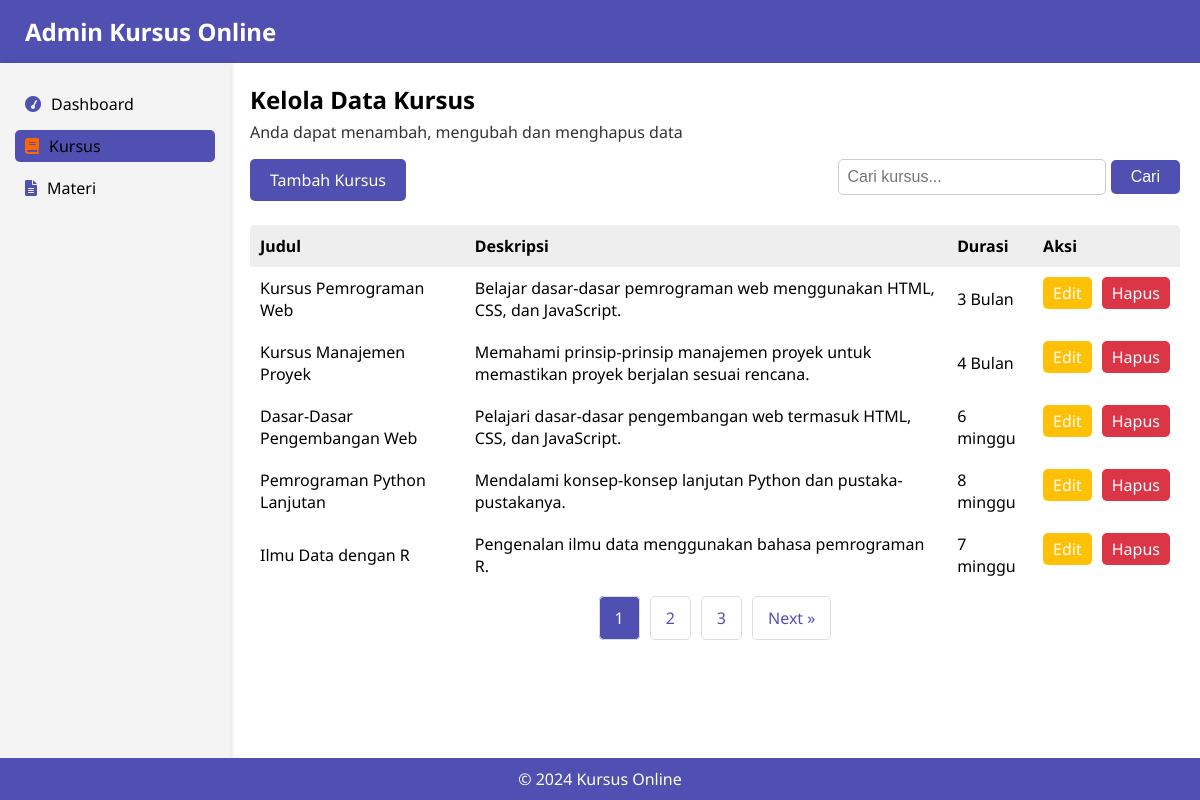
The app's page /kursus.php with its own data.
### tables this page shows
CREATE TABLE `courses` (
  `id` int(11) NOT NULL,
  `title` varchar(255) NOT NULL,
  `description` text NOT NULL,
  `duration` varchar(50) NOT NULL
);

### kursus.php (the view, shortened to what this page needs)
<?php
require "Database/database.php";
$perPage = 5;
$currentPage = isset($_GET['page']) ? (int)$_GET['page'] : 1;
$offset = ($currentPage - 1) * $perPage;
$search = isset($_GET['search']) ? $_GET['search'] : '';
$queryTotalCourses = "SELECT COUNT(*) AS total FROM courses WHERE title LIKE '%$search%'";
$resultTotalCourses = mysqli_query($conn, $queryTotalCourses);
$totalCourses = mysqli_fetch_assoc($resultTotalCourses)['total'];
$totalPages = ceil($totalCourses / $perPage);
$queryAllCourses = "SELECT * FROM courses WHERE title LIKE '%$search%' LIMIT $perPage OFFSET $offset";
$resultAllCourses = mysqli_query($conn, $queryAllCourses);
?>
<!DOCTYPE html>
<html lang="en">
<head>
    <link rel="stylesheet" href="style.css">
    <link rel="stylesheet" href="https://cdnjs.cloudflare.com/ajax/libs/font-awesome/6.0.0-beta3/css/all.min.css">
</head>
<body>
    <header>
        <h1>Admin Kursus Online</h1>
    </header>
    <div style="display: flex; flex: 1;">
        <?php include 'sidebar.php'; ?>
        <div class="content">
            <h2>Kelola Data Kursus</h2>
            <p>Anda dapat menambah, mengubah dan menghapus data</p>
            <div class="top-container">
    <div class="button-container">
        <a href="tambahkursus.php">Tambah Kursus</a>
    </div>
    <div class="search-container">
        <form action="" method="GET">
            <input type="text" name="search" placeholder="Cari kursus..." value="<?php echo htmlspecialchars($search); ?>">
            <button type="submit">Cari</button>
        </form>
    </div>
</div>
    <?php if (mysqli_num_rows($resultAllCourses) > 0): ?>
        <table>
            <thead>
                <tr>
                    <th>Judul</th>
                    <th>Deskripsi</th>
                    <th>Durasi</th>
                    <th>Aksi</th>
                </tr>
            </thead>
            <tbody>
                <?php while ($course = mysqli_fetch_assoc($resultAllCourses)): ?>
                    <tr>
                        <td><?php echo htmlspecialchars($course['title']); ?></td>
                        <td><?php echo htmlspecialchars($course['description']); ?></td>
                        <td><?php echo htmlspecialchars($course['duration']); ?></td>
                        <td class="action-buttons">
                            <a href="editkursus.php?id=<?php echo $course['id']; ?>">Edit</a>
                            <a href="#" class="delete" onclick="openConfirmModal('hapus-kursus.php?id=<?php echo $course['id']; ?>')">Hapus</a>
                        </td>
                    </tr>
                <?php endwhile; ?>
            </tbody>
        </table>
    <?php else: ?>
        <p class="no-data">Tidak ada data kursus yang tersedia.</p>
    <?php endif; ?>
<ul class="pagination">
                <?php for ($i = 1; $i <= $totalPages; $i++): ?>
                    <li><a href="?page=<?php echo $i; ?>" class="<?php echo $i == $currentPage ? 'active' : ''; ?>"><?php echo $i; ?></a></li>
                <?php endfor; ?>
                <?php if ($currentPage < $totalPages): ?>
                    <li><a href="?page=<?php echo $currentPage + 1; ?>">Next &raquo;</a></li>
                <?php endif; ?>
            </ul>
</div>
        </div>
    <footer>
        &copy; 2024 Kursus Online
    </footer>
</body>
</html>

### style.css (style rules this page uses)
body { font-family: 'Noto Sans', sans-serif; margin: 0; padding: 0; display: flex; flex-direction: column; height: 100vh; }
header { background-color: #5050B2; color: white; padding: 15px; display: flex; width: auto; align-items: center; }
header h1 { margin: 0 10px; font-size: 24px; font-weight: 20px; color: #FFFFFF; }
.content { flex: 1; padding: 20px; }
footer { background-color: #5050B2; color: white; text-align: center; padding: 10px; display: fixed; }
table { width: 100%; border-collapse: collapse; margin-top: 0; border-radius: 45px; }
th, td { padding: 10px; text-align: left; }
th { background-color: #EEEEEE; white-space: nowrap; }
.button-container { margin-bottom: 10px; }
.button-container a { background-color: #5050B2; font-size: 14px; color: white; padding: 10px 20px; border-radius: 5px; text-decoration: none; }
.action-buttons { display: flex; gap: 10px; }
.action-buttons a { background-color: #FFC107; color: white; padding: 5px 10px; border-radius: 5px; text-decoration: none; }
.action-buttons a.delete { background-color: #dc3545; }
.pagination { display: flex; justify-content: center; margin-top: 20px; list-style: none; padding: 0; }
.pagination li { margin: 0 5px; }
.pagination li a { text-decoration: none; color: #5050B2; padding: 10px 15px; border-radius: 5px; border: 1px solid #ddd; }
.pagination li a:hover, .pagination li a.active { background-color: #5050B2; color: white; }
.content h2 { margin: 0; font-size: 28px; }
.content p { margin-top: 10px; font-size: 16px; color: #333; }

### kursus.php (style rules this page uses)
table { width: 100%; border-collapse: collapse; margin-top: 0; border-radius: 5px; overflow: hidden; }
th, td { padding: 10px; text-align: left; }
th { background-color: #EEEEEE; white-space: nowrap; }
.content h2 { font-size: 24px; }
.content p { margin-top: 5px; font-size: 16px; }
.content { padding: 20px; overflow: auto; }
.search-container { margin-bottom: 15px; display: flex; justify-content: flex-end; }
.top-container { display: flex; justify-content: space-between; align-items: center; margin-bottom: 15px; }
.button-container a { padding: 10px 20px; font-size: 16px; color: white; background-color: #5050B2; border: none; border-radius: 5px; text-decoration: none; cursor: pointer; }
.search-container input[type="text"] { padding: 8px; font-size: 16px; width: 250px; border: 1px solid #ccc; border-radius: 5px; }
.search-container button { padding: 8px 20px; font-size: 16px; color: white; background-color: #5050B2; border: none; border-radius: 5px; cursor: pointer; }

### records on screen
courses: title "Kursus Pemrograman Web", description "Belajar dasar-dasar pemrograman web menggunakan HTML, CSS, dan JavaScript.", duration "3 Bulan"
courses: title "Kursus Manajemen Proyek", description "Memahami prinsip-prinsip manajemen proyek untuk memastikan proyek berjalan sesuai rencana.", duration "4 Bulan"
courses: title "Dasar-Dasar Pengembangan Web", description "Pelajari dasar-dasar pengembangan web termasuk HTML, CSS, dan JavaScript.", duration "6 minggu"
courses: title "Pemrograman Python Lanjutan", description "Mendalami konsep-konsep lanjutan Python dan pustaka-pustakanya.", duration "8 minggu"
courses: title "Ilmu Data dengan R", description "Pengenalan ilmu data menggunakan bahasa pemrograman R.", duration "7 minggu"
